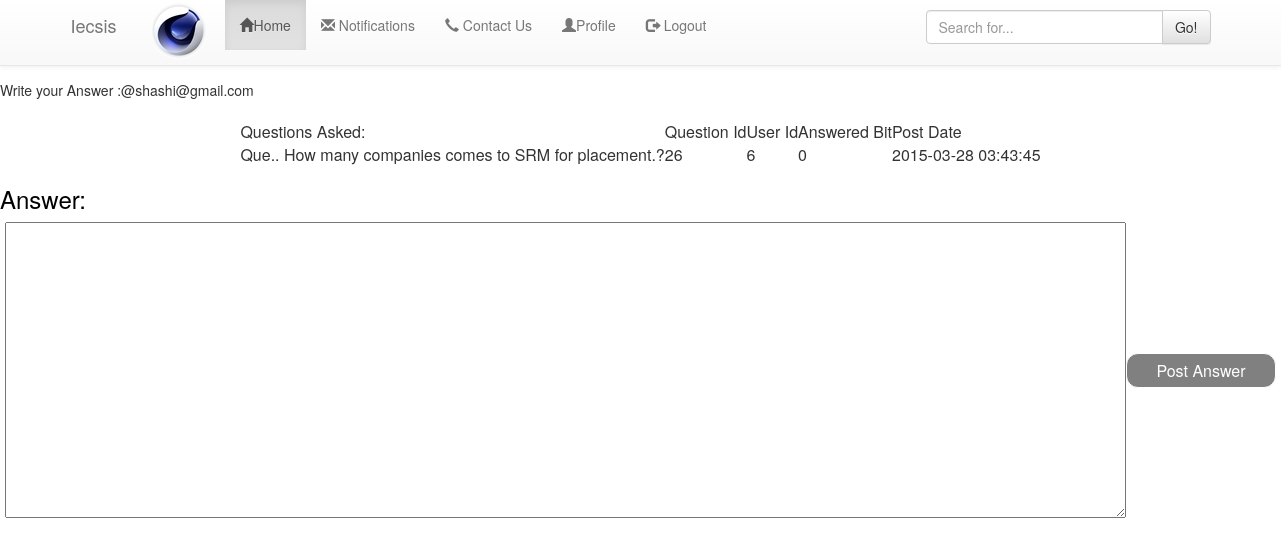
Page /php/answerpost.php?qid=26&uid=6 (signed in) on the committed database.
### tables this page shows
CREATE TABLE IF NOT EXISTS `tb_question` (
  `question` mediumtext NOT NULL,
`question_id` int(11) NOT NULL,
  `user_id` int(11) NOT NULL,
  `answer_bit` int(11) NOT NULL,
  `question_post_date` timestamp NULL DEFAULT CURRENT_TIMESTAMP
);

### php/answerpost.php (the view, shortened to what this page needs)
<?php include('header.php');?>
<?php
	require_once 'connection.php';
	$email=$_SESSION['email'];
	$queid = $_REQUEST['qid'];
    $uid=$_REQUEST['uid'];
	if($email!="")
	{
		echo "Write your Answer :@".$email;
		$query="select * from tb_question where question_id='$queid' and user_id='$uid'";
		$result=mysqli_query($connection,$query);
		echo "<center><table class='tbl1'><tr class='xx'><td>Questions Asked:</td>".
		"<td>Question Id</td><td>User Id</td><td>Answered Bit</td><td>Post Date</td></tr>";
		$res=mysqli_fetch_assoc($result);
		echo "<tr><td>Que.. " .$res['question']."</td><td>".$res['question_id']."</td>".
		" <td>".$res['user_id']."</td> <td>".$res['answer_bit']."</td> ".
		"<td>".$res['question_post_date']."</td> </tr><br>";
		echo "</table>"	;
?>
<h3 style="color:black; text-align:left;">Answer:</h3>
<center>
	<table class="tbl1">
		<form action="postans.php" method="post">
		<tr><td>
		<textarea style="color:blue; font-size:20px;" rows=10, cols=100 name='answer'>
		</textarea>
		</td>
		<td>
		<input style="color:white;width:150px; height:35px; border:1px solid white;border-radius:12px; background-color:gray;" type='submit' value="Post Answer" >
		</input></td>
		</tr>
		</form>
	</table>
</center>
<?php
		}
		else
		{
		 echo "<h3 style='color:red;'>please login to post question or answer.</h3>";
		}
?>

### rows in the picture
tb_question: question "How many companies comes to SRM for placement.?", question_id "26", user "6", answer_bit "0", question_post_date "2015-03-28 03:43:45"

### other values in the picture
$email "shashi@gmail.com"
